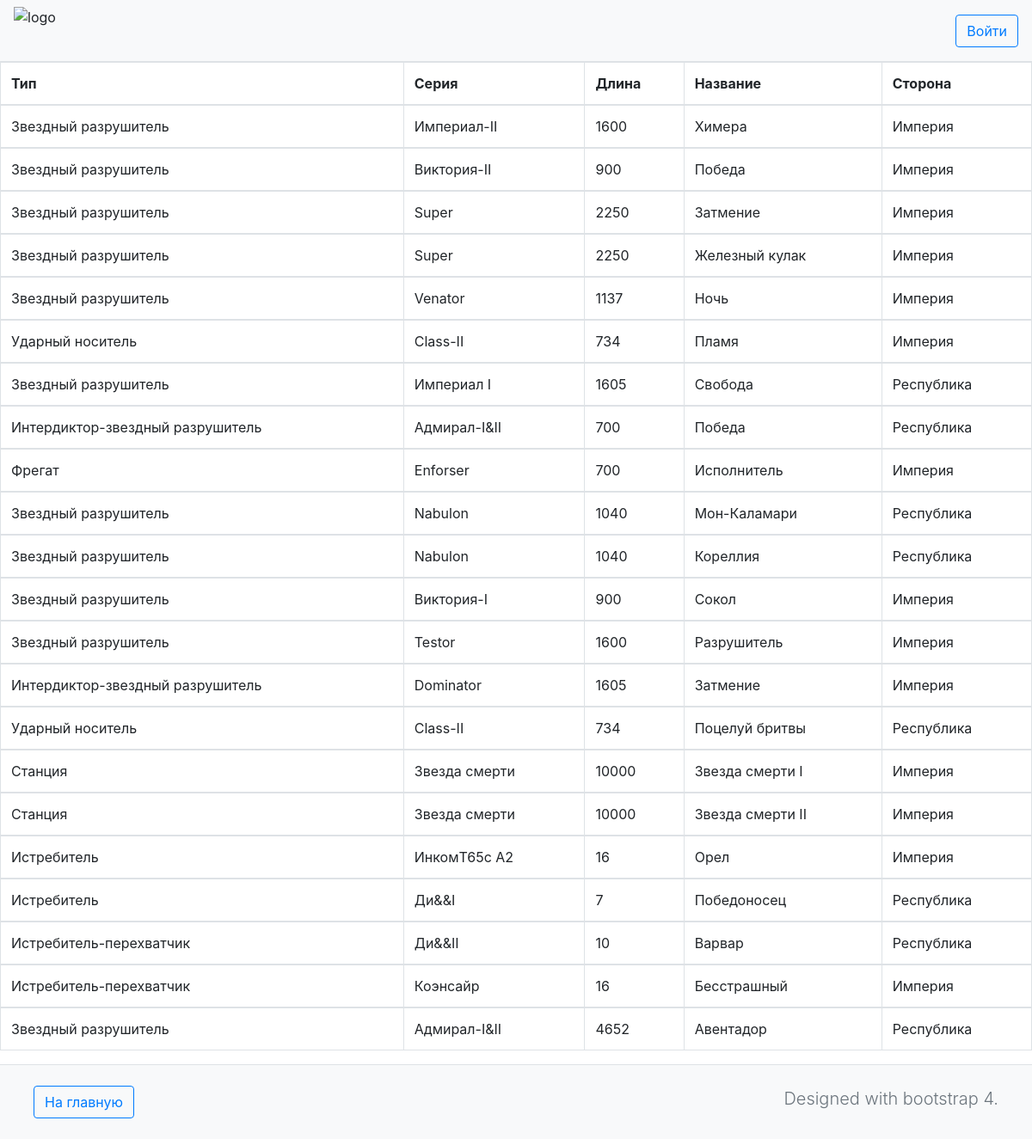
/ships/, run on the app's committed database.
### lists/models.py (models this page shows, shortened)
class Ship(models.Model):
    type = models.ForeignKey(Type, on_delete=models.CASCADE)
    series = models.ForeignKey(Series, on_delete=models.CASCADE)
    lenght = models.IntegerField()
    name = models.CharField(max_length=128)
    side = models.ForeignKey(Side, on_delete=models.CASCADE)

class Type(models.Model):
    type = models.CharField(max_length=128, unique=True, primary_key=True)
    def __str__(self):
        return self.type

class Series(models.Model):
    series = models.CharField(max_length=128, unique=True, primary_key=True)
    class Meta:
        verbose_name_plural = 'Series'
    def __str__(self):
        return self.series

class Side(models.Model):
    side = models.CharField(max_length=128, unique=True, primary_key=True)
    def __str__(self):
        return self.side

### lists/views.py (the view)
# urls.py: path('', views.ships, name='ships')
def ships(request):
    ships = Ship.objects.all()
    context_dict = {'ships': ships}
    return render(request, 'lists.html', context_dict)

### templates/lists.html (shortened to what this page needs)
<!DOCTYPE html>
{% extends 'base.html' %}
{% load staticfiles %}
{% block body_block %}
    {% if ships %}
    <table class="table table-hover table-bordered">
        <thead>
            <tr class="active">
                <th>Тип</th>
                <th>Серия</th>
                <th>Длина</th>
                <th>Название</th>
                <th>Сторона</th>
            </tr>
        </thead>
        {% for ship in ships %}
        <tbody>
            <tr>
                <td>{{ ship.type }}</td>
                <td>{{ ship.series }}</td>
                <td>{{ ship.lenght }}</td>
                <td>{{ ship.name }}</td>
                <td>{{ ship.side }}</td>
            </tr>
        {% endfor %}
        </tbody>
    </table>
    {% else %}
        <p>There are no ships!</p>
    {% endif %}
{% endblock %}

### data on the page
Ship: type "Звездный разрушитель", series "Империал-II", lenght "1600", name "Химера", side "Империя"
Ship: type "Звездный разрушитель", series "Виктория-II", lenght "900", name "Победа", side "Империя"
Ship: type "Звездный разрушитель", series "Super", lenght "2250", name "Затмение", side "Империя"
Ship: type "Звездный разрушитель", series "Super", lenght "2250", name "Железный кулак", side "Империя"
Ship: type "Звездный разрушитель", series "Venator", lenght "1137", name "Ночь", side "Империя"
Ship: type "Ударный носитель", series "Class-II", lenght "734", name "Пламя", side "Империя"
Ship: type "Звездный разрушитель", series "Империал I", lenght "1605", name "Свобода", side "Республика"
Ship: type "Интердиктор-звездный разрушитель", series "Адмирал-I&II", lenght "700", name "Победа", side "Республика"
Ship: type "Фрегат", series "Enforser", lenght "700", name "Исполнитель", side "Империя"
Ship: type "Звездный разрушитель", series "Nabulon", lenght "1040", name "Мон-Каламари", side "Республика"
Ship: type "Звездный разрушитель", series "Nabulon", lenght "1040", name "Кореллия", side "Республика"
Ship: type "Звездный разрушитель", series "Виктория-I", lenght "900", name "Сокол", side "Империя"
Ship: type "Звездный разрушитель", series "Testor", lenght "1600", name "Разрушитель", side "Империя"
Ship: type "Интердиктор-звездный разрушитель", series "Dominator", lenght "1605", name "Затмение", side "Империя"
Ship: type "Ударный носитель", series "Class-II", lenght "734", name "Поцелуй бритвы", side "Республика"
Ship: type "Станция", series "Звезда смерти", lenght "10000", name "Звезда смерти I", side "Империя"
Ship: type "Станция", series "Звезда смерти", lenght "10000", name "Звезда смерти II", side "Империя"
Ship: type "Истребитель", series "ИнкомT65c A2", lenght "16", name "Орел", side "Империя"
Ship: type "Истребитель", series "Ди&&I", lenght "7", name "Победоносец", side "Республика"
Ship: type "Истребитель-перехватчик", series "Ди&&II", lenght "10", name "Варвар", side "Республика"
Ship: type "Истребитель-перехватчик", series "Коэнсайр", lenght "16", name "Бесстрашный", side "Империя"
Ship: type "Звездный разрушитель", series "Адмирал-I&II", lenght "4652", name "Авентадор", side "Республика"
